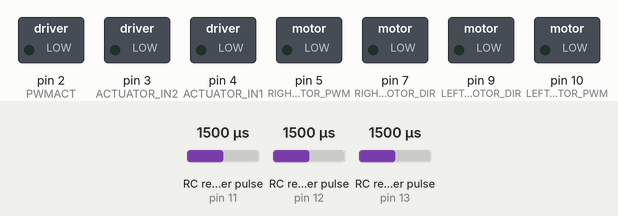
Recording of a sketch running on a simulated Arduino Uno, built with avr-gcc and run on an emulated ATmega328P. On the bench: switched loads named in the sketch (green lamp = pin HIGH). Wiring (inferred from the names in the program): 3 × RC receiver channel: data pin 11 / data pin 12 / data pin 13. The inputs (shaded band) are chosen by the test bench; at power-on: RC receiver pulse (sensors on pin 13, pin 11, pin 12) 1500 µs.

Above: at 1.2 s.
1.3 s: RC receiver pulse (sensor on pin 13) set to 1413 µs
2.8 s: RC receiver pulse (sensor on pin 13) set to 1385 µs
At 4.0 s:
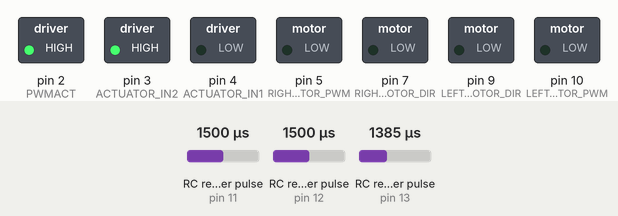
4.3 s: RC receiver pulse (sensor on pin 11) set to 1416 µs
5.8 s: RC receiver pulse (sensor on pin 11) set to 1386 µs
At 6.5 s:
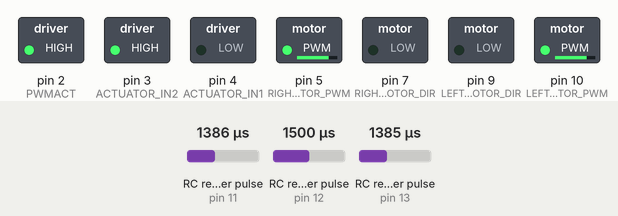
7.3 s: RC receiver pulse (sensor on pin 12) set to 1415 µs
8.8 s: RC receiver pulse (sensor on pin 12) set to 1382 µs
At 10.0 s:
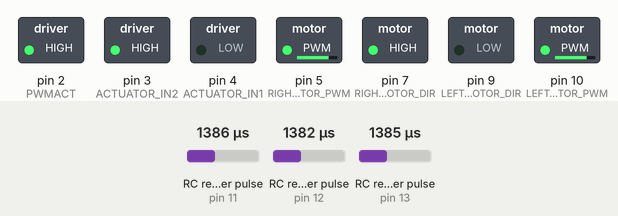
Timing chart, 0 to 11.3 s (numbered marks = the images above; inputs shaded):
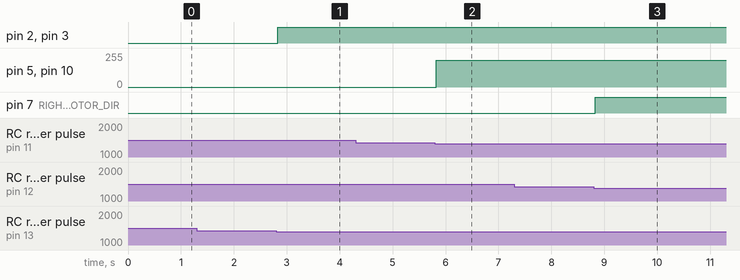

The sketch:

remote_autonomous.ino
```cpp
// Pin definitions for Cytron Motor Driver with 4 wheels and 2 motor drivers
const int LEFT_MOTOR_DIR = 9;     // Direction pin for left motor driver
const int LEFT_MOTOR_PWM = 10;    // PWM pin for left motor driver
const int RIGHT_MOTOR_DIR = 7;    // Direction pin for right motor driver
const int RIGHT_MOTOR_PWM = 5;    // PWM pin for right motor driver

// Actuator pins
const int ACTUATOR_IN1 = 4;
const int ACTUATOR_IN2 = 3;
const int PWMACT = 2;

// Receiver Channels
const int CH1_PIN = 11; // Move forward/backward
const int CH2_PIN = 12; // Move left/right
const int CH3_PIN = 13; // Actuator control
const int MODE_PIN = 13; // Toggle between autonomous and manual mode

bool isAutonomousMode = true; // Start in autonomous mode

void setup() {
    Serial.begin(9600);

    pinMode(LEFT_MOTOR_DIR, OUTPUT);
    pinMode(LEFT_MOTOR_PWM, OUTPUT);
    pinMode(RIGHT_MOTOR_DIR, OUTPUT);
    pinMode(RIGHT_MOTOR_PWM, OUTPUT);

    pinMode(ACTUATOR_IN1, OUTPUT);
    pinMode(ACTUATOR_IN2, OUTPUT);
    pinMode(PWMACT, OUTPUT);

    pinMode(CH1_PIN, INPUT);
    pinMode(CH2_PIN, INPUT);
    pinMode(CH3_PIN, INPUT);
    pinMode(MODE_PIN, INPUT);
}

void loop() {
    // Check mode from MODE_PIN
    int modeSignal = pulseIn(MODE_PIN, HIGH, 25000);

    // Toggle between autonomous and manual modes
    if (modeSignal > 1500) {
        isAutonomousMode = true; // High signal, autonomous mode
    } else {
        isAutonomousMode = false; // Low signal, manual mode
    }

    if (isAutonomousMode) {
        // Autonomous mode - follow coordinates from serial input
        if (Serial.available()) {
            String coords = Serial.readStringUntil('\n');
            int commaIndex = coords.indexOf(',');
            if (commaIndex > 0) {
                String xStr = coords.substring(0, commaIndex);
                String yStr = coords.substring(commaIndex + 1);
                float x = xStr.toFloat();
                float y = yStr.toFloat();

                move_rover_to_target(x, y);

                if (reached_target(x, y)) {
                    collect_soil();
                }
            }
        }
    } else {
        // Manual piloting mode - control via remote
        manual_control();
    }
}

void manual_control() {
    int ch1Value = pulseIn(CH1_PIN, HIGH, 25000); // Forward/backward
    int ch2Value = pulseIn(CH2_PIN, HIGH, 25000); // Left/right
    int ch3Value = pulseIn(CH3_PIN, HIGH, 25000); // Actuator control
    int NEUTRAL_ZONE = 100; // Threshold for joystick dead zone

    // Forward/Backward Control
    if (ch1Value > 1500 + NEUTRAL_ZONE) {
        forward();
    } else if (ch1Value < 1500 - NEUTRAL_ZONE) {
        backward();
    } else {
        stop_motors();
    }

    // Left/Right Control
    if (ch2Value > 1500 + NEUTRAL_ZONE) {
        right();
    } else if (ch2Value < 1500 - NEUTRAL_ZONE) {
        left();
    }

    // Actuator Control
    if (ch3Value > 1500 + NEUTRAL_ZONE) {
        extend();
    } else if (ch3Value < 1500 - NEUTRAL_ZONE) {
        pullback();
    }
}

void move_rover_to_target(float targetX, float targetY) {
    // Autonomous movement logic
    float deltaX = targetX; // Replace with current position tracking if available
    float deltaY = targetY;

    float threshold = 0.1;

    while (true) {
        if (abs(deltaX) < threshold && abs(deltaY) < threshold) {
            stop_motors();
            break;
        }

        if (abs(deltaX) > abs(deltaY)) {
            if (deltaX > 0) forward();
            else backward();
        } else {
            if (deltaY > 0) right();
            else left();
        }
    }
}

// Motor Control Functions for Cytron Driver (2 motors for 4 wheels)
void forward() {
    digitalWrite(LEFT_MOTOR_DIR, HIGH); // Set forward direction for left motor
    analogWrite(LEFT_MOTOR_PWM, 200);   // Set speed
    digitalWrite(RIGHT_MOTOR_DIR, HIGH); // Set forward direction for right motor
    analogWrite(RIGHT_MOTOR_PWM, 200);
}

void backward() {
    digitalWrite(LEFT_MOTOR_DIR, LOW); // Set reverse direction for left motor
    analogWrite(LEFT_MOTOR_PWM, 200);
    digitalWrite(RIGHT_MOTOR_DIR, LOW); // Set reverse direction for right motor
    analogWrite(RIGHT_MOTOR_PWM, 200);
}

void left() {
    digitalWrite(LEFT_MOTOR_DIR, LOW); // Reverse left motor
    analogWrite(LEFT_MOTOR_PWM, 200);
    digitalWrite(RIGHT_MOTOR_DIR, HIGH); // Forward right motor
    analogWrite(RIGHT_MOTOR_PWM, 200);
}

void right() {
    digitalWrite(LEFT_MOTOR_DIR, HIGH); // Forward left motor
    analogWrite(LEFT_MOTOR_PWM, 200);
    digitalWrite(RIGHT_MOTOR_DIR, LOW); // Reverse right motor
    analogWrite(RIGHT_MOTOR_PWM, 200);
}

void stop_motors() {
    analogWrite(LEFT_MOTOR_PWM, 0);
    analogWrite(RIGHT_MOTOR_PWM, 0);
}

bool reached_target(float currentX, float currentY) {
    // Placeholder for checking if target is reached
    return true;
}

void collect_soil() {
    extend();
    delay(3000);
    pullback();
    delay(3000);
}

void extend() {
    digitalWrite(ACTUATOR_IN1, HIGH);
    digitalWrite(ACTUATOR_IN2, LOW);
    analogWrite(PWMACT, 255);
}

void pullback() {
    digitalWrite(ACTUATOR_IN1, LOW);
    digitalWrite(ACTUATOR_IN2, HIGH);
    analogWrite(PWMACT, 255);
}
```

Measured:
- the behaviour switches between 1399 and 1398 µs on RC receiver pulse (sensor on pin 13) (found by bisection; images 0 and 1)
- the behaviour switches between 1399 and 1398 µs on RC receiver pulse (sensor on pin 11) (found by bisection; images 1 and 2)
- the behaviour switches between 1399 and 1398 µs on RC receiver pulse (sensor on pin 12) (found by bisection; images 2 and 3)
- after the input at 1.3 s, every drawn part: stays the same
- after the input at 2.8 s, pin 2 (PWMACT), pin 3 (ACTUATOR_IN2): LOW → HIGH at once
- after the input at 4.3 s, every drawn part: stays the same
- after the input at 5.8 s, pin 5 (RIGHT_MOTOR_PWM), pin 10 (LEFT_MOTOR_PWM): 0/255 → 200/255 at once
- after the input at 7.3 s, every drawn part: stays the same
- after the input at 8.8 s, pin 7 (RIGHT_MOTOR_DIR): LOW → HIGH at once
